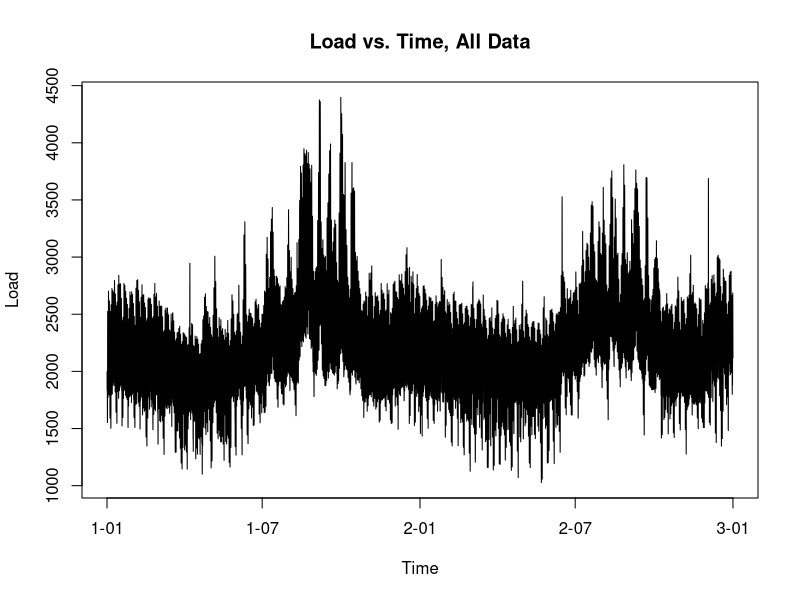
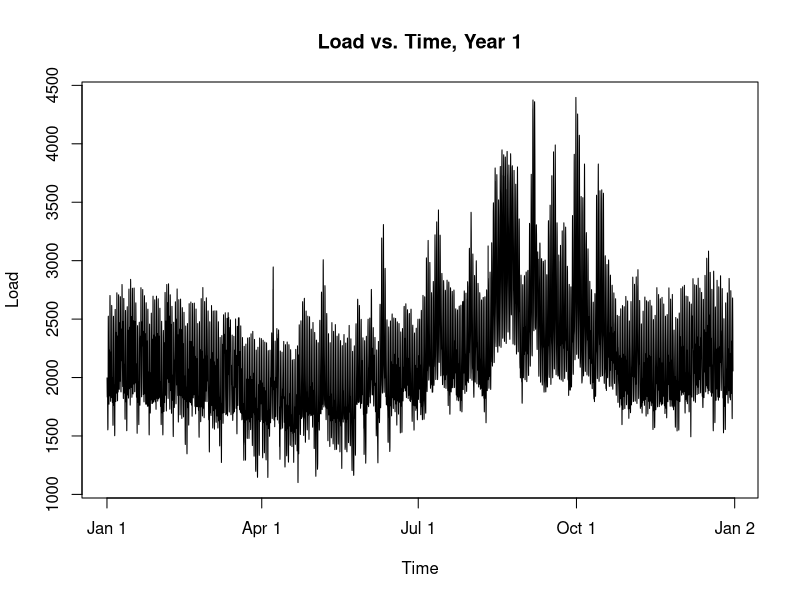
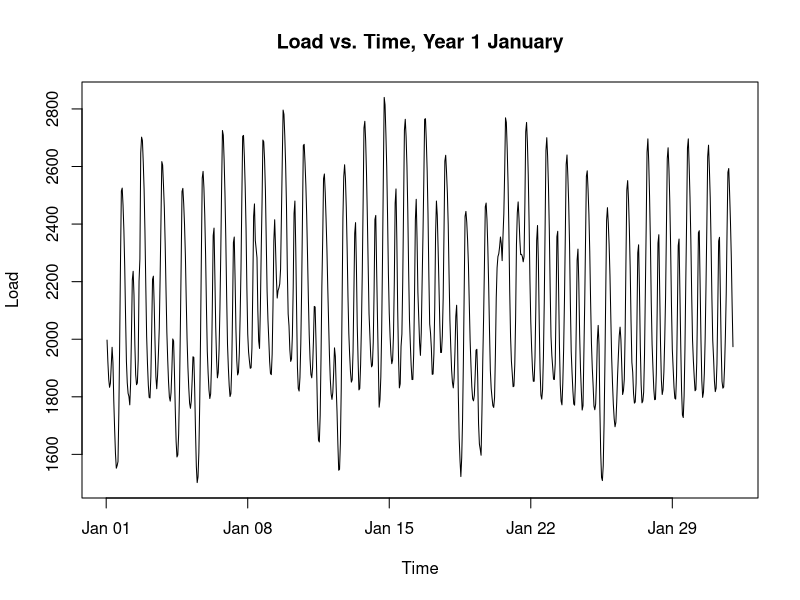
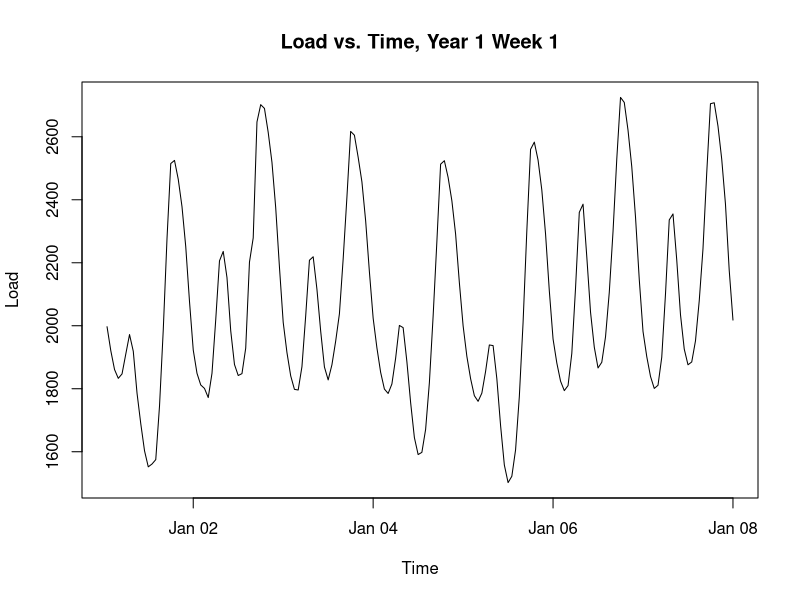
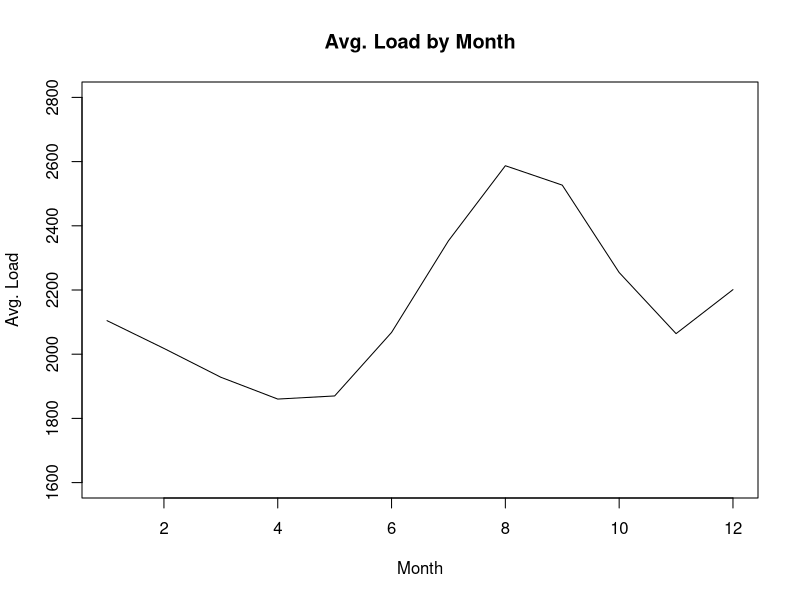
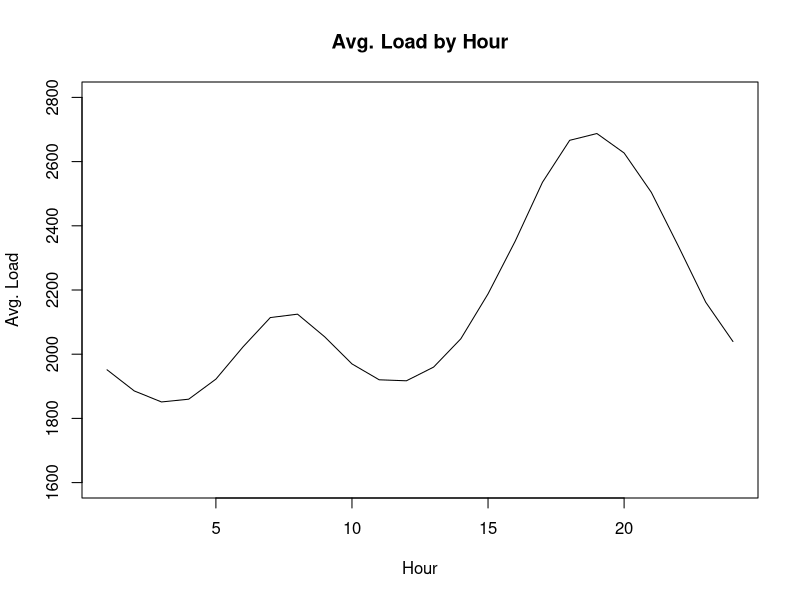
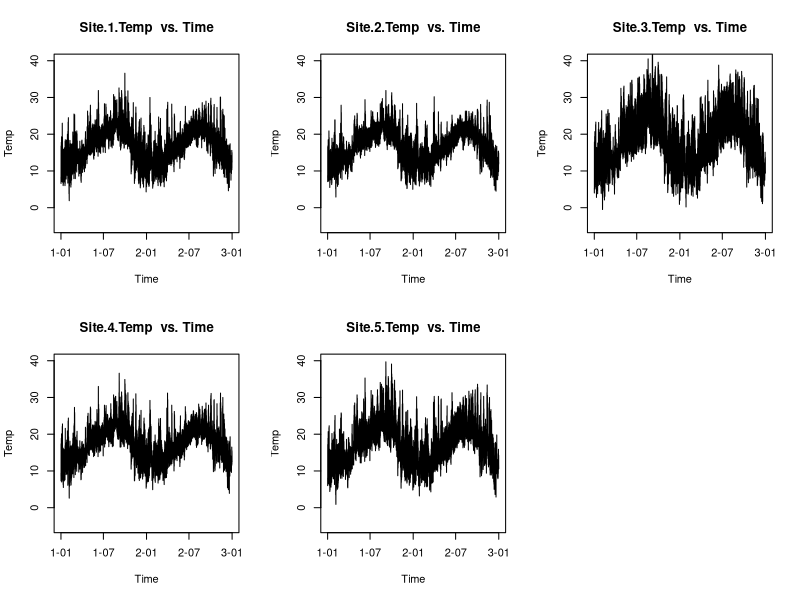
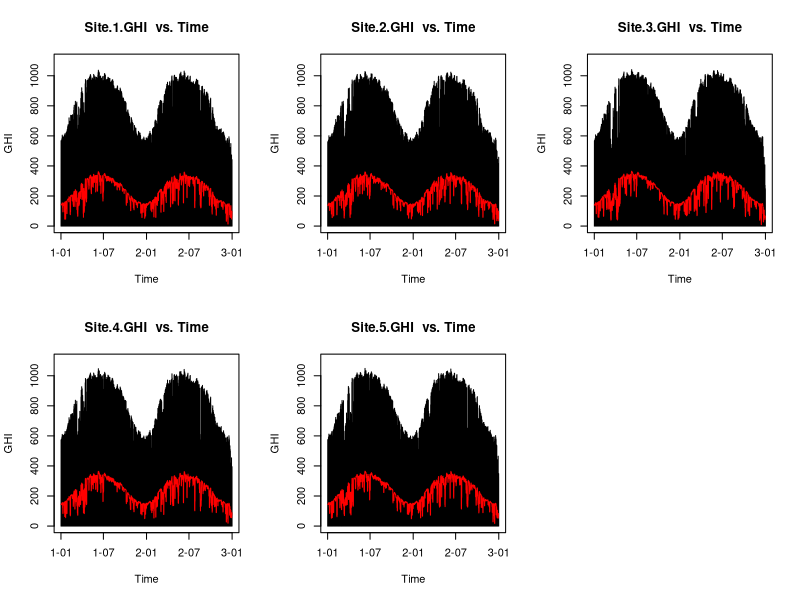

The R script that drew these images, in order:
## ---- chunk 1
knitr::opts_chunk$set(echo = TRUE, warning = FALSE, message = FALSE)
## ---- chunk 2
library(lubridate)
library(zoo)
library(knitr)
library(dplyr)
library(ggplot2)
library(patchwork)
## ---- chunk 3
# load data
train = read.csv("training.csv", header = T)
train = data.frame(train[1:17545,1:15])
## ---- chunk 4
# data pre-processing
# create a column of datetime
train$datetime <- make_datetime(train$Year, train$Month, train$Day, train$Hour)
# convert load column to dbl
train$Load = as.numeric(gsub(",", "", train$Load))
## ---- chunk 5
head(train)
## ---- chunk 6
# Load vs. Time
plot(train$datetime, train$Load, type = "l", main = "Load vs. Time, All Data", 
     ylab = "Load", xlab = "Time")

plot(train$datetime[1:8760], train$Load[1:8760], type = "l", main = "Load vs. Time, Year 1", 
     ylab = "Load", xlab = "Time")

plot(train$datetime[1:744], train$Load[1:744], type = "l", 
     main = "Load vs. Time, Year 1 January", ylab = "Load", xlab = "Time")

plot(train$datetime[1:168], train$Load[1:168], type = "l", 
     main = "Load vs. Time, Year 1 Week 1", ylab = "Load", xlab = "Time")
## ---- chunk 7
# Average load by month and hour
mon_avg_load = c()
for (m in 1:12) {
  mon_avg_load = c(mon_avg_load, mean(train[which(train$Month == m),"Load"]))
}
plot(mon_avg_load, type = "l", main = "Avg. Load by Month", ylim = c(1600,2800),
     xlab = "Month", ylab = "Avg. Load")
# Load highest in summer, lowest in April and May

hrs_avg_load = c()
for (h in 1:24) {
  hrs_avg_load = c(hrs_avg_load, mean(train[which(train$Hour == h),"Load"]))
}
plot(hrs_avg_load, type = "l", main = "Avg. Load by Hour", ylim = c(1600,2800),
     xlab = "Hour", ylab = "Avg. Load")
# Two peaks: highest from 17 to 21, smaller one at 7 & 8
# Lowest 3am/4am and 11am/12pm
## ---- chunk 8
# 5 Temp columns vs. Time
temp_colnames = c("Site.1.Temp", "Site.2.Temp", "Site.3.Temp", 
                  "Site.4.Temp", "Site.5.Temp")

par(mfrow = c(2, 3))
for (colname in temp_colnames) {
  main_suffix = " vs. Time"
  plot(train$datetime,train[,colname], main = paste(colname, main_suffix), 
       type = "l", ylab = "Temp", xlab = "Time", ylim = c(-5, 40))
}
## ---- chunk 9
# 5 GHI columns vs. Time
GHI_colnames = c("Site.1.GHI", "Site.2.GHI", "Site.3.GHI", 
                 "Site.4.GHI", "Site.5.GHI")

par(mfrow = c(2,3))
for (colname in GHI_colnames) {
  # compute rolling average over 24h window
  ma = rollmean(train[,colname], fill=NA, k = 24)
  
  main_suffix = " vs. Time"
  plot(train$datetime, train[,colname], main = paste(colname, main_suffix), 
       type = "l", ylab = "GHI", xlab = "Time", ylim = c(0, 1100))
  lines(train$datetime, ma, col = "red")
}
## ---- chunk 10
# correlation
pairs(train[1:1000,c("Load", "Site.1.Temp", "Site.2.Temp", "Site.3.Temp", 
                  "Site.4.Temp", "Site.5.Temp")])
pairs(train[1:1000,c("Load", "Site.1.GHI", "Site.2.GHI", 
                  "Site.3.GHI", "Site.4.GHI", "Site.5.GHI")])
# 5 locations' temps are highly correlated with one another
# Similar with GHIs, even higher correlation
# Possible slight negative relationship between GHI and Load

plot(train$Site.1.Temp, train$Load, main = "Site.1.Temp vs. Load", 
     ylab = "Load", xlab = "Temp")

plot(train$Site.1.GHI, train$Load, main = "Site.1.GHI vs. Load", 
     ylab = "Load", xlab = "GHI")
plot(rollmean(train$Site.1.GHI, fill=NA, k = 24), train$Load, 
     main = "Site.1.GHI Moving Average vs. Load", ylab = "Load", xlab = "GHI MA")
